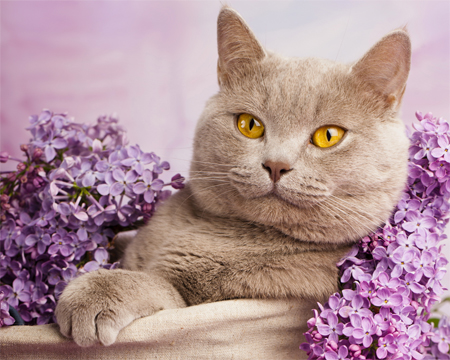
#> input picture Task-11/cat.jpg, 450 x 360 px
$ python brightness.py
#> lines starting #> are read from the running program, lines starting #| are printed output that depends on the picture
#> further down, source is the input picture: shape (360, 450, 3); mean B, G, R 150.2, 144.5, 175.8
import cv2

def increaseBrightness(img, value):
#> called with value = 60
    hsvImage = cv2.cvtColor(img, cv2.COLOR_BGR2HSV)
#> hsvImage: shape (360, 450, 3); mean H, S, V 88.5, 67.7, 176.4
    h, s, v = cv2.split(hsvImage)
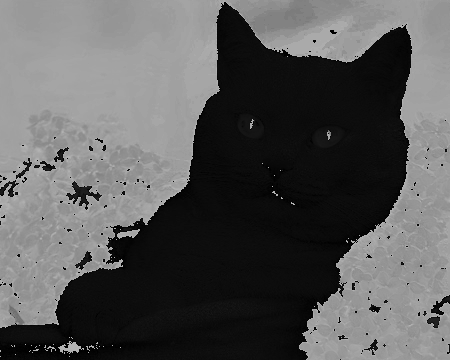
#> h: shape (360, 450); min 0, max 179, mean 88.5
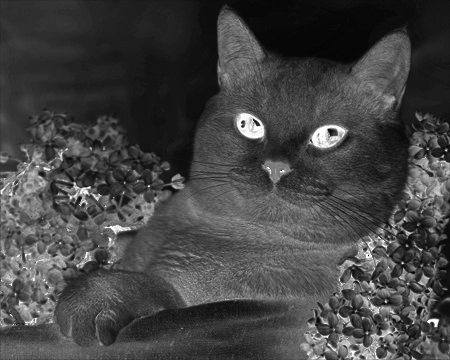
#> s: shape (360, 450); min 0, max 255, mean 67.7
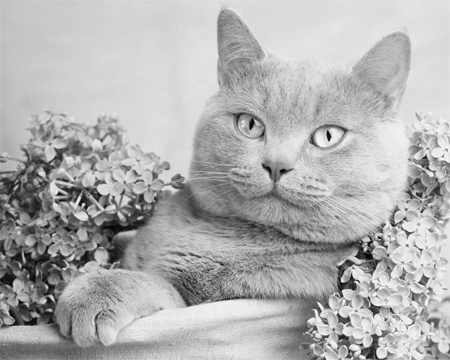
#> v: shape (360, 450); min 0, max 255, mean 176.4

    limit = 255 - value
    v[v > limit] = 255
    v[v <= limit] += value

    resultHsv = cv2.merge((h, s, v))
#> resultHsv: shape (360, 450, 3); mean H, S, V 88.5, 67.7, 227
    result = cv2.cvtColor(resultHsv, cv2.COLOR_HSV2BGR)
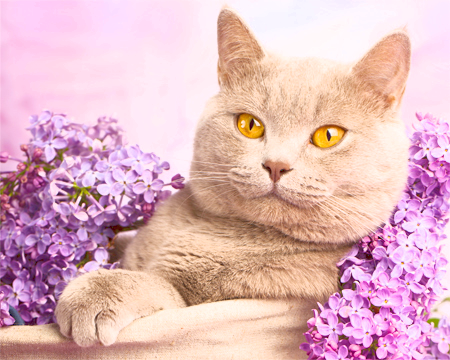
#> result: shape (360, 450, 3); mean B, G, R 190.8, 183.1, 226.1

    return result

source = cv2.imread('cat.jpg')
result60 = increaseBrightness(source, 60)
result90 = increaseBrightness(source, 90)
#> call 2 of increaseBrightness, with value = 90
#> in increaseBrightness (call 2), `v[v > limit] = 255`:
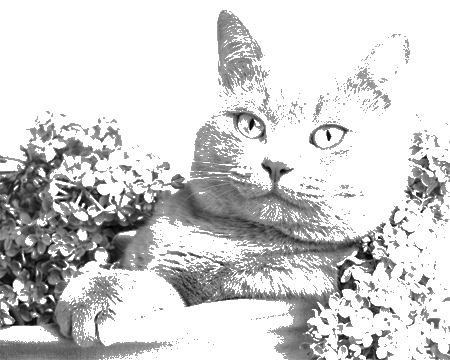
#> v: shape (360, 450); min 0, max 255, mean 210
#> in increaseBrightness (call 2), `v[v <= limit] += value`:
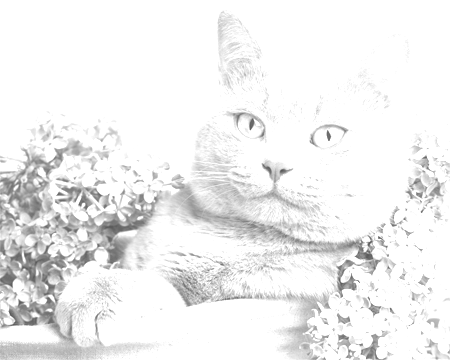
#> v: shape (360, 450); min 90, max 255, mean 239.7
#> in increaseBrightness (call 2), `resultHsv = cv2.merge((h, s, v))`: resultHsv: shape (360, 450, 3); mean H, S, V 88.5, 67.7, 239.7
#> in increaseBrightness (call 2), `result = cv2.cvtColor(resultHsv, cv2.COLOR_HSV2BGR)`:
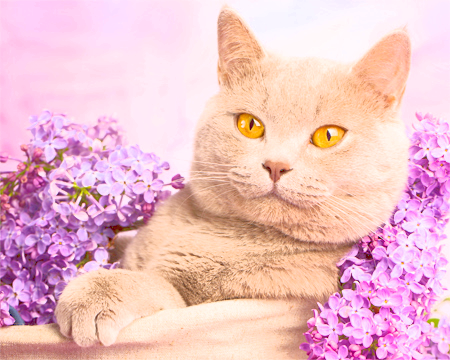
#> result: shape (360, 450, 3); mean B, G, R 200, 191.7, 238.7

cv2.imwrite('result60.jpg', result60)
cv2.imwrite('result90.jpg', result90)

cv2.imshow("Source", source)
cv2.imshow('Result 60', result60)
cv2.imshow('Result 90', result90)

cv2.waitKey(0)
cv2.destroyAllWindows()
